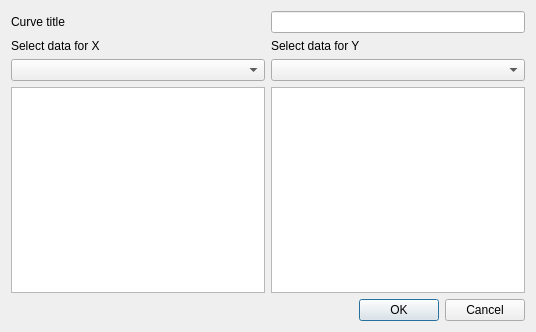
<?xml version="1.0" encoding="UTF-8"?>
<ui version="4.0">
 <class>NewCurve</class>
 <widget class="QDialog" name="NewCurve">
  <property name="geometry">
   <rect>
    <x>0</x>
    <y>0</y>
    <width>536</width>
    <height>332</height>
   </rect>
  </property>
  <property name="windowTitle">
   <string>Add new curve to plot</string>
  </property>
  <layout class="QGridLayout" name="gridLayout">
   <item row="1" column="1">
    <widget class="QLabel" name="label_x">
     <property name="text">
      <string>Select data for X</string>
     </property>
    </widget>
   </item>
   <item row="5" column="1" colspan="2">
    <widget class="QDialogButtonBox" name="buttonBox">
     <property name="orientation">
      <enum>Qt::Horizontal</enum>
     </property>
     <property name="standardButtons">
      <set>QDialogButtonBox::Cancel|QDialogButtonBox::Ok</set>
     </property>
    </widget>
   </item>
   <item row="0" column="2">
    <widget class="QLineEdit" name="lineEdit"/>
   </item>
   <item row="0" column="1">
    <widget class="QLabel" name="label_title">
     <property name="text">
      <string>Curve title</string>
     </property>
    </widget>
   </item>
   <item row="4" column="1">
    <widget class="QListWidget" name="listWidget_x"/>
   </item>
   <item row="2" column="1">
    <widget class="QComboBox" name="comboBox_x"/>
   </item>
   <item row="2" column="2">
    <widget class="QComboBox" name="comboBox_y"/>
   </item>
   <item row="4" column="2">
    <widget class="QListWidget" name="listWidget_y"/>
   </item>
   <item row="1" column="2">
    <widget class="QLabel" name="label_y">
     <property name="text">
      <string>Select data for Y</string>
     </property>
    </widget>
   </item>
  </layout>
 </widget>
 <resources/>
 <connections>
  <connection>
   <sender>buttonBox</sender>
   <signal>accepted()</signal>
   <receiver>NewCurve</receiver>
   <slot>accept()</slot>
   <hints>
    <hint type="sourcelabel">
     <x>248</x>
     <y>254</y>
    </hint>
    <hint type="destinationlabel">
     <x>157</x>
     <y>274</y>
    </hint>
   </hints>
  </connection>
  <connection>
   <sender>buttonBox</sender>
   <signal>rejected()</signal>
   <receiver>NewCurve</receiver>
   <slot>reject()</slot>
   <hints>
    <hint type="sourcelabel">
     <x>316</x>
     <y>260</y>
    </hint>
    <hint type="destinationlabel">
     <x>286</x>
     <y>274</y>
    </hint>
   </hints>
  </connection>
 </connections>
</ui>
